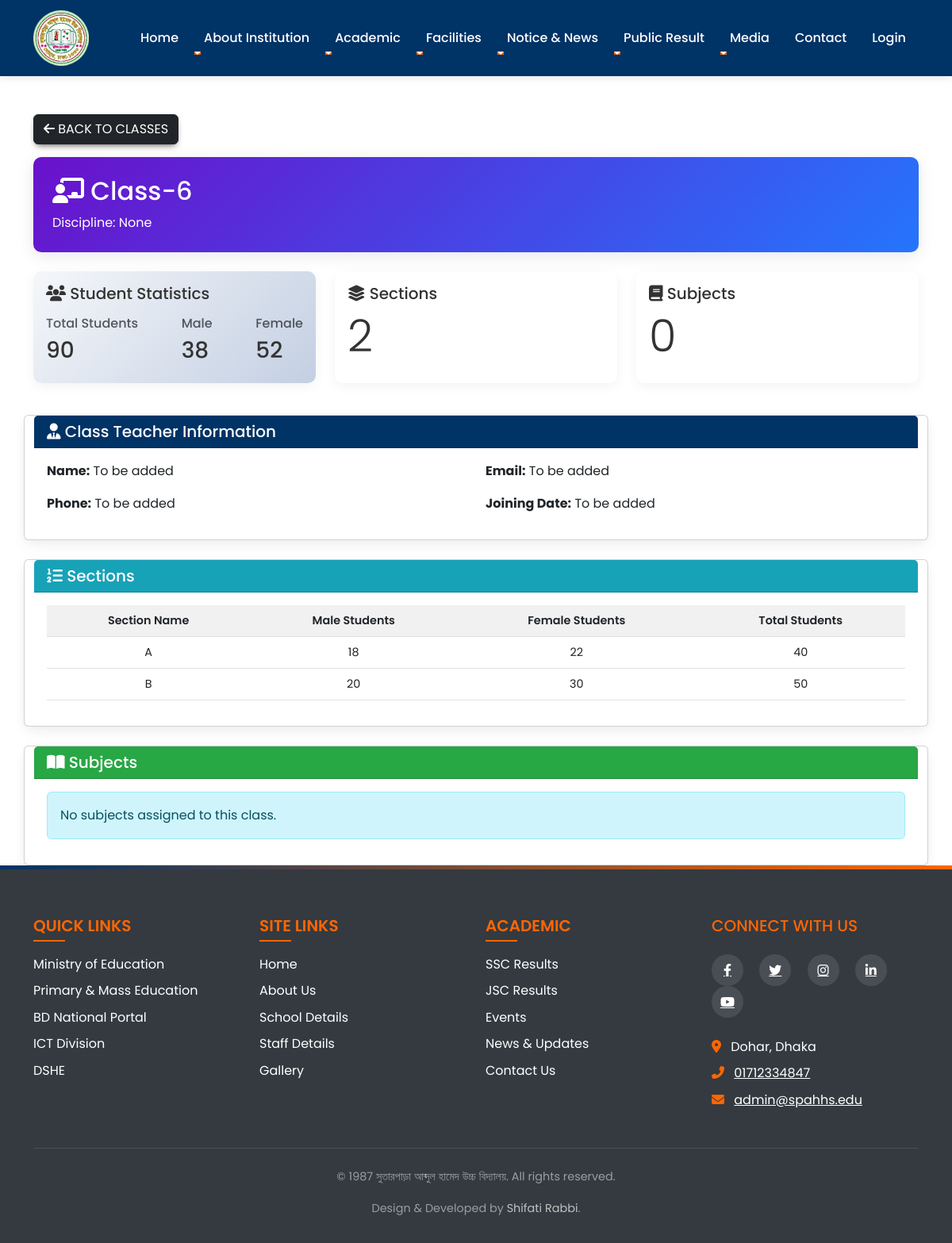
Page /class-view.php?class_id=1 on the committed database.
### tables this page shows
CREATE TABLE IF NOT EXISTS `class` (
  `class_id` int NOT NULL AUTO_INCREMENT,
  `class_name` varchar(50) NOT NULL,
  `discipline` enum('Science','Humanities','Business Studies','None') NOT NULL DEFAULT 'None',
  PRIMARY KEY (`class_id`)
);

CREATE TABLE IF NOT EXISTS `section` (
  `section_id` int NOT NULL AUTO_INCREMENT,
  `class_id` int NOT NULL,
  `section_name` varchar(50) NOT NULL,
  `male_students` int DEFAULT '0',
  `female_students` int DEFAULT '0',
  PRIMARY KEY (`section_id`),
  KEY `class_id` (`class_id`)
);

CREATE TABLE IF NOT EXISTS `setting` (
  `id` int NOT NULL AUTO_INCREMENT,
  `current_year` int NOT NULL,
  `current_semester` varchar(11) NOT NULL,
  `school_name` varchar(100) NOT NULL,
  `slogan` varchar(300) NOT NULL,
  `about` text NOT NULL,
  PRIMARY KEY (`id`)
);

### admin/data/class.php (called while the page is built, shortened)
<?php
function getClassById($class_id, $conn) {
    $sql = "SELECT * FROM class WHERE class_id=?";
    $stmt = $conn->prepare($sql);
    $stmt->execute([$class_id]);
    if ($stmt->rowCount() == 1) {
        $class = $stmt->fetch();
        return $class;
    } else {
        return 0;
    }
}
function getSectionsByClass($class_id, $conn) {
    $sql = "SELECT * FROM section WHERE class_id=?";
    $stmt = $conn->prepare($sql);
    $stmt->execute([$class_id]);
    if ($stmt->rowCount() >= 1) {
        $sections = $stmt->fetchAll();
        return $sections;
    } else {
        return 0;
    }
}
function getTotalStudentsInClass($class_id, $conn) {
    $sql = "SELECT SUM(male_students + female_students) as total FROM section WHERE class_id=?";
    $stmt = $conn->prepare($sql);
    $stmt->execute([$class_id]);
    $result = $stmt->fetch();
    return $result['total'] ?? 0;
}
function getClassSubjects($class_id, $conn) {
    $sql = "SELECT s.* FROM subjects s
            JOIN class_subjects cs ON s.subject_id = cs.subject_id
            WHERE cs.class_id=?";
    $stmt = $conn->prepare($sql);
    $stmt->execute([$class_id]);
    if ($stmt->rowCount() >= 1) {
        $subjects = $stmt->fetchAll();
        return $subjects;
    } else {
        return 0;
    }
}
function getMaleStudentsInClass($class_id, $conn) {
    $sql = "SELECT SUM(male_students) as total FROM section WHERE class_id=?";
    $stmt = $conn->prepare($sql);
    $stmt->execute([$class_id]);
    $result = $stmt->fetch();
    return $result['total'] ?? 0;
}
function getFemaleStudentsInClass($class_id, $conn) {
    $sql = "SELECT SUM(female_students) as total FROM section WHERE class_id=?";
    $stmt = $conn->prepare($sql);
    $stmt->execute([$class_id]);
    $result = $stmt->fetch();
    return $result['total'] ?? 0;
}
?>

### data/setting.php (called while the page is built)
<?php
function getSetting($conn){
   $sql = "SELECT * FROM setting";
   $stmt = $conn->prepare($sql);
   $stmt->execute();
   if ($stmt->rowCount() == 1) {
     $settings = $stmt->fetch();
     return $settings;
   }else {
    return 0;
   }
}

### class-view.php (the view, shortened to what this page needs)
<?php
        include "header.php";
        include "admin/data/class.php";
        include "admin/data/section.php";
        $class = getClassById($_GET['class_id'], $conn);
        $sections = getSectionsByClass($_GET['class_id'], $conn);
        $subjects = getClassSubjects($_GET['class_id'], $conn);
        $totalStudents = getTotalStudentsInClass($_GET['class_id'], $conn);
        $maleStudents = getMaleStudentsInClass($_GET['class_id'], $conn);
        $femaleStudents = getFemaleStudentsInClass($_GET['class_id'], $conn);
?>
    <div class="container mt-5">
        <a href="class-info" class="btn btn-dark mb-3">
            <i class="fas fa-arrow-left"></i> Back to Classes
        </a>
        <div class="class-header p-4 mb-4">
            <div class="row align-items-center">
                <div class="col-md-8">
                    <h2><i class="fas fa-chalkboard-teacher"></i> <?=$class['class_name']?></h2>
                    <p class="mb-0">Discipline: <?=$class['discipline']?></p>
                </div>
                </div>
            </div>
        </div>
    <div class="container">
        <div class="row mb-4">
            <div class="col-md-4 mb-3">
                <div class="info-card p-3 h-100 student-stats">
                    <h5><i class="fas fa-users"></i> Student Statistics</h5>
                    <div class="d-flex justify-content-between mt-3">
                        <div>
                            <h6 class="text-muted">Total Students</h6>
                            <h3><?=$totalStudents?></h3>
                        </div>
                        <div>
                            <h6 class="text-muted">Male</h6>
                            <h3><?=$maleStudents?></h3>
                        </div>
                        <div>
                            <h6 class="text-muted">Female</h6>
                            <h3><?=$femaleStudents?></h3>
                        </div>
                    </div>
                </div>
            </div>
            <div class="col-md-4 mb-3">
                <div class="info-card p-3 h-100">
                    <h5><i class="fas fa-layer-group"></i> Sections</h5>
                    <h1 class="display-4 mt-2"><?=($sections != 0) ? count($sections) : 0?></h1>
                </div>
            </div>
            <div class="col-md-4 mb-3">
                <div class="info-card p-3 h-100">
                    <h5><i class="fas fa-book"></i> Subjects</h5>
                    <h1 class="display-4 mt-2"><?=($subjects != 0) ? count($subjects) : 0?></h1>
                </div>
            </div>
        </div>
    </div>
        <div class="container card mb-4">
            <div class="card-header bg-primary text-white">
                <h5 class="mb-0"><i class="fas fa-user-tie"></i> Class Teacher Information</h5>
            </div>
            <div class="card-body">
                <div class="row">
                    <div class="col-md-6">
                        <p><strong>Name:</strong> To be added</p>
                        <p><strong>Phone:</strong> To be added</p>
                    </div>
                    <div class="col-md-6">
                        <p><strong>Email:</strong> To be added</p>
                        <p><strong>Joining Date:</strong> To be added</p>
                    </div>
                </div>
            </div>
        </div>
        <div class="container card mb-4">
            <div class="card-header bg-info text-white">
                <h5 class="mb-0"><i class="fas fa-list-ol"></i> Sections</h5>
            </div>
            <div class="card-body">
                <?php if ($sections != 0) { ?>
                    <div class="table-responsive">
                        <table class="table table-hover">
                            <thead>
                                <tr>
                                    <th>Section Name</th>
                                    <th>Male Students</th>
                                    <th>Female Students</th>
                                    <th>Total Students</th>
                                </tr>
                            </thead>
                            <tbody>
                                <?php foreach ($sections as $section) {
                                    $total = $section['male_students'] + $section['female_students'];
                                ?>
                                <tr>
                                    <td><?=$section['section_name']?></td>
                                    <td><?=$section['male_students']?></td>
                                    <td><?=$section['female_students']?></td>
                                    <td><?=$total?></td>
                                </tr>
                                <?php } ?>
                            </tbody>
                        </table>
                    </div>
                <?php } else { ?>
                    <div class="alert alert-info">
                        No sections found for this class.
                    </div>
                <?php } ?>
            </div>
        </div>
        <div class="container card">
            <div class="card-header bg-success text-white">
                <h5 class="mb-0"><i class="fas fa-book-open"></i> Subjects</h5>
            </div>
            <div class="card-body">
                <?php if ($subjects != 0) { ?>
                    <div class="table-responsive">
                        <table class="table table-hover">
                            <thead>
                                <tr>
                                    <th>Subject Name</th>
                                    <th>Subject Code</th>
                                </tr>
                            </thead>
                            <tbody>
                                <?php foreach ($subjects as $subject) { ?>
                                <tr>
                                    <td><?=$subject['subject_name']?></td>
                                    <td><?=$subject['subject_code']?></td>
                                <!--
                                    <td>
                                        <a href="course-edit.php?course_id=<?=$subject['subject_id']?>"
                                           class="btn btn-sm btn-warning">
                                           <i class="fas fa-edit"></i>
                                        </a>
                                        <a href="course-delete.php?course_id=<?=$subject['subject_id']?>"
                                           class="btn btn-sm btn-danger">
                                           <i class="fas fa-trash"></i>
                                        </a>
                                    </td>
                                -->
                                </tr>
                                <?php } ?>
                            </tbody>
                        </table>
                    </div>
                <?php } else { ?>
                    <div class="alert alert-info">
                        No subjects assigned to this class.
                    </div>
                <?php } ?>
            </div>
        </div>
<?php include 'footer.php'
?>

### footer.php (shortened to what this page needs)
<footer class="footer">
    <div class="container">
        <div class="row">
            <div class="col-md-3 mb-4 mb-md-0">
                <div class="footer-links">
                    <h5 class="text-uppercase mb-4" style="color: var(--secondary-color);">Quick Links</h5>
                    <ul class="list-unstyled">
                        <li class="mb-2"><a href="https://www.moedu.gov.bd/" class="text-white footer-link">Ministry of Education</a></li>
                        <li class="mb-2"><a href="https://www.mopme.gov.bd/" class="text-white footer-link">Primary & Mass Education</a></li>
                        <li class="mb-2"><a href="https://bangladesh.gov.bd/" class="text-white footer-link">BD National Portal</a></li>
                        <li class="mb-2"><a href="https://a2i.gov.bd/" class="text-white footer-link">ICT Division</a></li>
                        <li class="mb-2"><a href="http://www.dshe.gov.bd/" class="text-white footer-link">DSHE</a></li>
                    </ul>
                </div>
            </div>
            <div class="col-md-3 mb-4 mb-md-0">
                <div class="footer-links">
                    <h5 class="text-uppercase mb-4" style="color: var(--secondary-color);">Site Links</h5>
                    <ul class="list-unstyled">
                        <li class="mb-2"><a href="index" class="text-white footer-link">Home</a></li>
                        <li class="mb-2"><a href="about" class="text-white footer-link">About Us</a></li>
                        <li class="mb-2"><a href="basic-info" class="text-white footer-link">School Details</a></li>
                        <li class="mb-2"><a href="people_info" class="text-white footer-link">Staff Details</a></li>
                        <li class="mb-2"><a href="gallery" class="text-white footer-link">Gallery</a></li>
                    </ul>
                </div>
            </div>
            <div class="col-md-3 mb-4 mb-md-0">
                <div class="footer-links">
                    <h5 class="text-uppercase mb-4" style="color: var(--secondary-color);">Academic</h5>
                    <ul class="list-unstyled">
                        <li class="mb-2"><a href="public_results_ssc" class="text-white footer-link">SSC Results</a></li>
                        <li class="mb-2"><a href="public_results_jsc" class="text-white footer-link">JSC Results</a></li>
                        <li class="mb-2"><a href="events" class="text-white footer-link">Events</a></li>
                        <li class="mb-2"><a href="news" class="text-white footer-link">News & Updates</a></li>
                        <li class="mb-2"><a href="contact" class="text-white footer-link">Contact Us</a></li>
                    </ul>
                </div>
            </div>
            <div class="col-md-3">
                <div class="footer-contact">
                    <h5 class="text-uppercase mb-4" style="color: var(--secondary-color);">Connect With Us</h5>
                    <div class="social-icons mb-4">
                        <a href="https://www.facebook.com/groups/348161615295603/" class="text-white me-3 social-icon"><i class="fab fa-facebook-f"></i></a>
                        <a href="#" class="text-white me-3 social-icon"><i class="fab fa-twitter"></i></a>
                        <a href="#" class="text-white me-3 social-icon"><i class="fab fa-instagram"></i></a>
                        <a href="#" class="text-white me-3 social-icon"><i class="fab fa-linkedin-in"></i></a>
                        <a href="#" class="text-white me-3 social-icon"><i class="fab fa-youtube"></i></a>
                    </div>
                    <address class="mb-0">
                        <p class="mb-2">
                            <i class="fas fa-map-marker-alt me-2" style="color: var(--secondary-color);"></i>
                            <span>Dohar, Dhaka</span>
                        </p>
                        <p class="mb-2">
                            <i class="fas fa-phone-alt me-2" style="color: var(--secondary-color);"></i>
                            <a href="tel:01712334847" class="text-white">01712334847</a>
                        </p>
                        <p class="mb-0">
                            <i class="fas fa-envelope me-2" style="color: var(--secondary-color);"></i>
                            <a href="mailto:admin@spahhs.edu" class="text-white">admin@spahhs.edu</a>
                        </p>
                    </address>
                </div>
            </div>
        </div>
        <div class="copyright text-center">
            <p>&copy; <?=$setting['current_year']?> <?=$setting['school_name']?>. All rights reserved.</p>
            <p>Design & Developed by <a href="tel: 01571501416" style="text-decoration: none; color: silver;">Shifati Rabbi</a>.</p>
        </div>
    </div>
</footer>
</body>
</html>

### rows in the picture
class: class_name "Class-6", discipline "None"
section: section_name "A", male_students "18", female_students "22", total "40"
section: section_name "B", male_students "20", female_students "30", total "50"
setting: current_year "1987", school_name "সুতারপাড়া আব্দুল হামেদ উচ্চ বিদ্যালয়"

### other values in the picture
$totalStudents "90"
$maleStudents "38"
$femaleStudents "52"
count($sections) "2"
